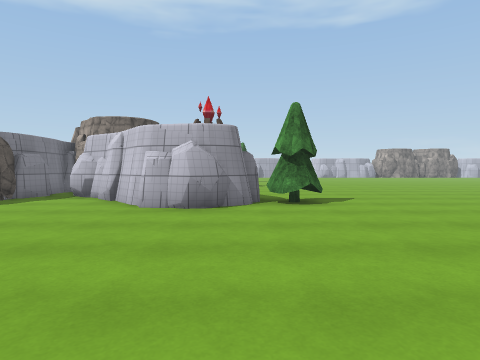
view 1 (above)

20 first-person views from a walk through a Unity game level. The camera is 1.2 m above the floor, tilts 2° down and sees 75° across. The floor is counted in squares, 1.46 m on a side. Each view is taken from the middle of a square. On the plan, view 1 faces up. The plan holds only what a view shows up to about 11 squares ahead; the rest is blank. The player character is not drawn. Some animated figures are left out. Some surface patterns are stand-ins.

view 2
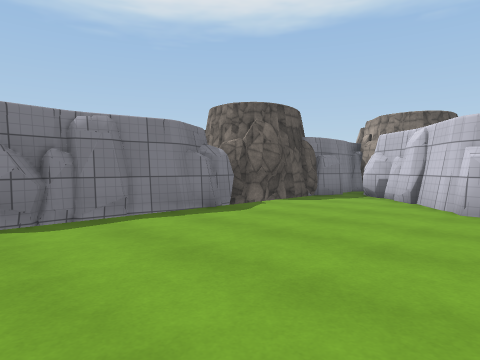

view 3
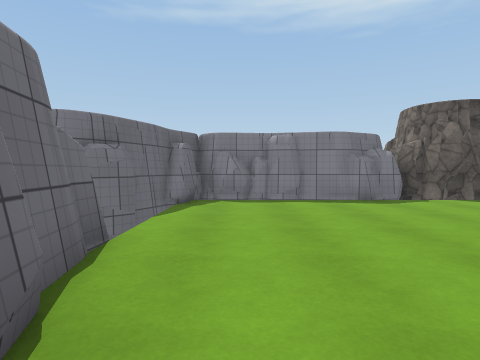

view 4
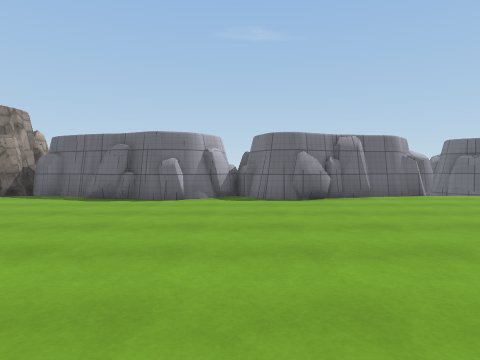

view 5
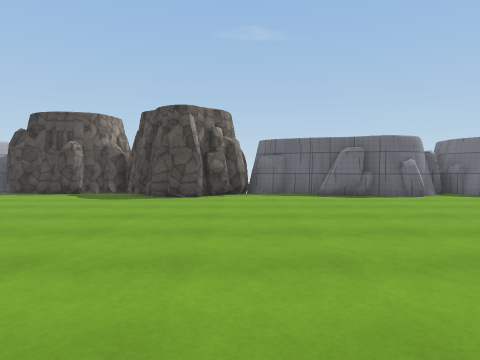

view 6
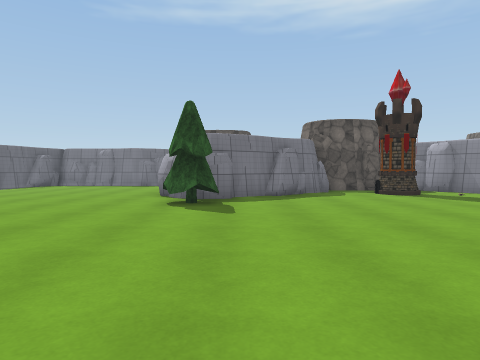

view 7
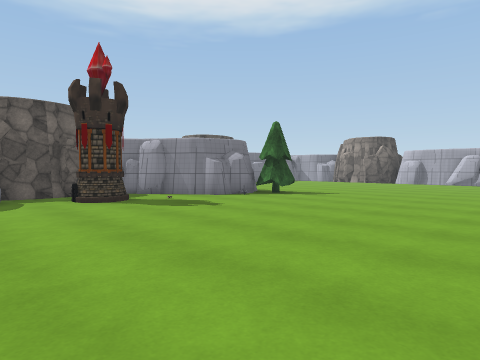

view 8
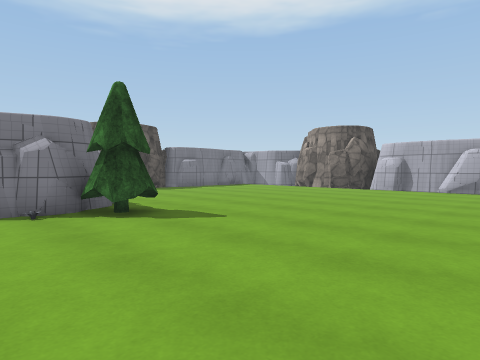

view 9
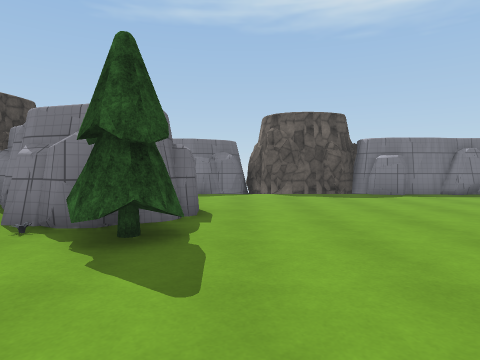

view 10
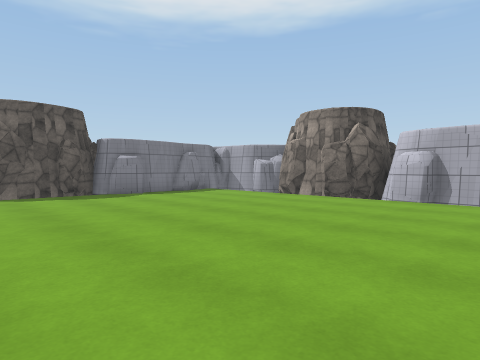

view 11
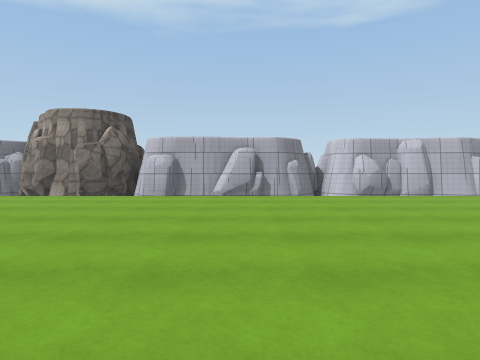

view 12
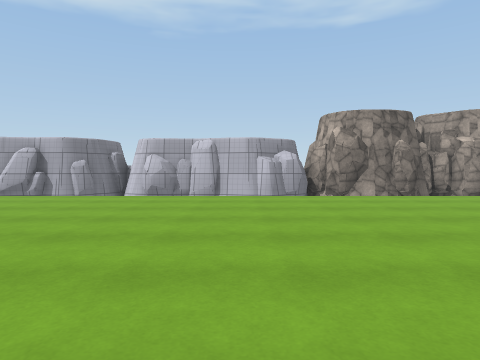

view 13
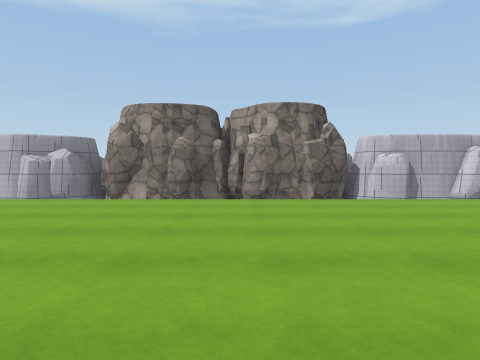

view 14
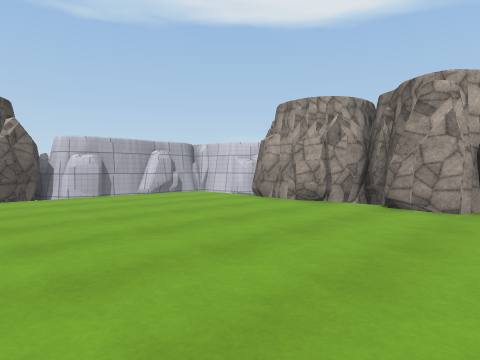

view 15
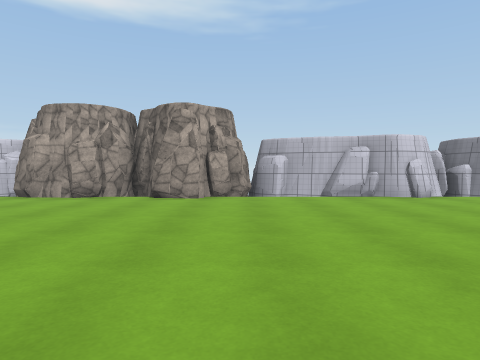

view 16
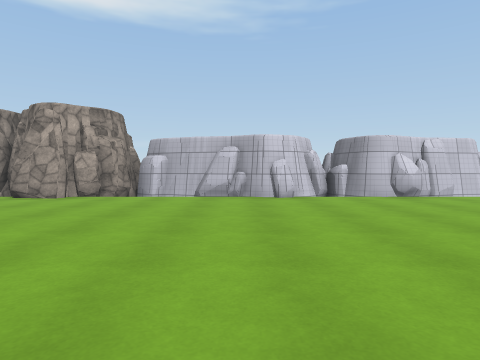

view 17
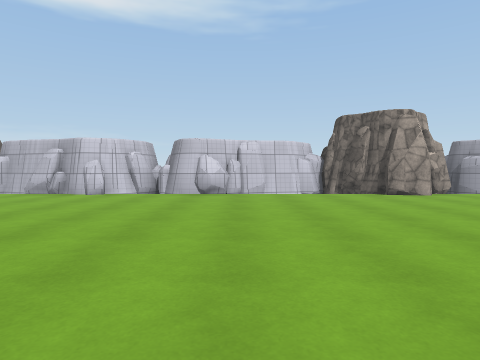

view 18
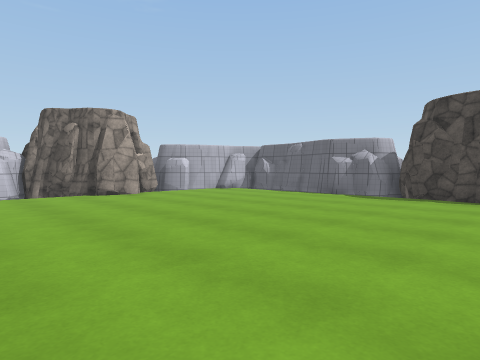

view 19
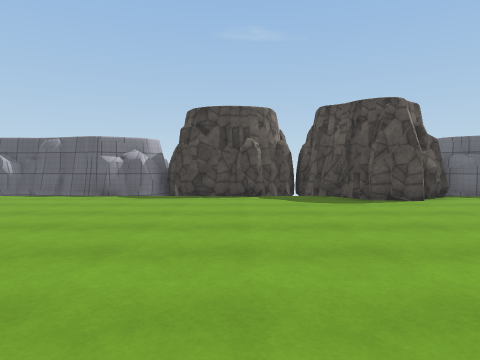

view 20
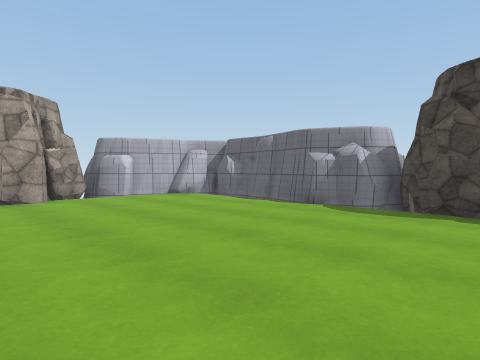

### Floor plan
Key: @ floor where view 1 was taken; # wall or solid block; . floor; = window, fence, low wall or low ledge; O other object.
Columns run from 9 left of view 1 to 29 right of it. Each row starts with its distance up from view 1.
 32          O            #   O    #
 31      #O OO#    #####  #OOOOOOOO#
 30       OOOO######=######OOOOOOOO####
 29    #  .............................
 28   ##................................##
 27   #.................................OO
 26   ##...............................OO
 25   #................................OO
 24   O................................. O
 23   O..................... ...........OO
 22   O.............  .....   .........OO
 21   #.............   ...     ........OO
 20   #....##O......    .     ..........OO
 19         #O......           .........##
 18        ##.......            ........##
 17       ##........           .........#
 16       #.........          ..........#
 15       ..O........          ........##
 14       OOO........           ........#
 13       O..........           ........##
 12       ##.........          .........##
 11    #   #..........        ..........#
 10    ### ##.........  .    ...........#
  9    #.## #.............   ...........##
  8   O...####OO...........  ...........##
  7 OOO....###O......................... #
  6 OOO.................................OO
  5   #................................OO
  4   #................................OO
  3   #.................................O
  2   #.................................###
  1   #...................O.............#
  0   #......@###.####..OO##...........##
 -1   ######### ###  ###OO OOOOOO#######
 -2                     O    O  O#
 -3                              #

Where each view was taken, in squares from view 1:
view 1: 0 up, 0 right, facing up
view 2: 0 up, 1 left, facing up-left
view 3: 1 up, 2 right, facing left
view 4: 9 up, 4 right, facing down
view 5: 10 up, 11 right, facing down
view 6: 9 up, 9 right, facing left
view 7: 11 up, 7 right, facing up-left
view 8: 17 up, 6 right, facing up-left
view 9: 21 up, 4 right, facing left
view 10: 21 up, 4 right, facing up-left
view 11: 20 up, 4 right, facing up
view 12: 20 up, 11 right, facing up
view 13: 21 up, 18 right, facing up
view 14: 20 up, 19 right, facing up-right
view 15: 20 up, 17 right, facing right
view 16: 16 up, 17 right, facing right
view 17: 10 up, 16 right, facing right
view 18: 9 up, 16 right, facing down-right
view 19: 9 up, 17 right, facing down
view 20: 6 up, 17 right, facing down-right
